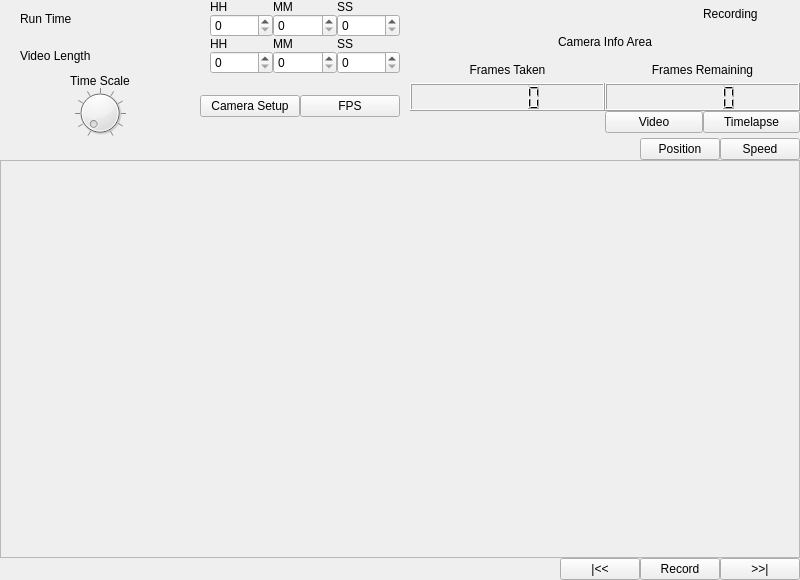
<?xml version="1.0" encoding="UTF-8"?>
<ui version="4.0">
 <class>filmWindow</class>
 <widget class="QWidget" name="filmWindow">
  <property name="geometry">
   <rect>
    <x>0</x>
    <y>0</y>
    <width>800</width>
    <height>580</height>
   </rect>
  </property>
  <property name="windowTitle">
   <string>Form</string>
  </property>
  <layout class="QGridLayout" name="gridLayout">
   <property name="margin">
    <number>0</number>
   </property>
   <property name="spacing">
    <number>0</number>
   </property>
   <item row="1" column="4" colspan="2">
    <widget class="QPushButton" name="pushButton_5">
     <property name="text">
      <string>Position</string>
     </property>
    </widget>
   </item>
   <item row="1" column="6">
    <widget class="QPushButton" name="pushButton_4">
     <property name="text">
      <string>Speed</string>
     </property>
    </widget>
   </item>
   <item row="2" column="0" colspan="7">
    <widget class="QScrollArea" name="scrollArea">
     <property name="widgetResizable">
      <bool>true</bool>
     </property>
     <property name="alignment">
      <set>Qt::AlignLeading|Qt::AlignLeft|Qt::AlignTop</set>
     </property>
     <widget class="QWidget" name="scrollAreaWidgetContents">
      <property name="geometry">
       <rect>
        <x>0</x>
        <y>0</y>
        <width>798</width>
        <height>309</height>
       </rect>
      </property>
     </widget>
    </widget>
   </item>
   <item row="3" column="3">
    <widget class="QPushButton" name="pushButton_3">
     <property name="text">
      <string>|&lt;&lt;</string>
     </property>
    </widget>
   </item>
   <item row="3" column="4">
    <widget class="QPushButton" name="pushButton">
     <property name="text">
      <string>Record</string>
     </property>
    </widget>
   </item>
   <item row="3" column="5" colspan="2">
    <widget class="QPushButton" name="pushButton_2">
     <property name="text">
      <string>&gt;&gt;|</string>
     </property>
    </widget>
   </item>
   <item row="1" column="3">
    <spacer name="horizontalSpacer">
     <property name="orientation">
      <enum>Qt::Horizontal</enum>
     </property>
     <property name="sizeType">
      <enum>QSizePolicy::Fixed</enum>
     </property>
     <property name="sizeHint" stdset="0">
      <size>
       <width>40</width>
       <height>20</height>
      </size>
     </property>
    </spacer>
   </item>
   <item row="3" column="2">
    <spacer name="horizontalSpacer_2">
     <property name="orientation">
      <enum>Qt::Horizontal</enum>
     </property>
     <property name="sizeHint" stdset="0">
      <size>
       <width>40</width>
       <height>20</height>
      </size>
     </property>
    </spacer>
   </item>
   <item row="3" column="1">
    <spacer name="horizontalSpacer_4">
     <property name="orientation">
      <enum>Qt::Horizontal</enum>
     </property>
     <property name="sizeHint" stdset="0">
      <size>
       <width>400</width>
       <height>20</height>
      </size>
     </property>
    </spacer>
   </item>
   <item row="0" column="1">
    <layout class="QVBoxLayout" name="verticalLayout">
     <item>
      <layout class="QHBoxLayout" name="horizontalLayout">
       <item>
        <spacer name="horizontalSpacer_5">
         <property name="orientation">
          <enum>Qt::Horizontal</enum>
         </property>
         <property name="sizeType">
          <enum>QSizePolicy::Maximum</enum>
         </property>
         <property name="sizeHint" stdset="0">
          <size>
           <width>20</width>
           <height>20</height>
          </size>
         </property>
        </spacer>
       </item>
       <item>
        <widget class="QLabel" name="label_2">
         <property name="text">
          <string>Run Time</string>
         </property>
        </widget>
       </item>
       <item>
        <layout class="QGridLayout" name="gridLayout_3">
         <item row="1" column="0">
          <widget class="QSpinBox" name="spinBox"/>
         </item>
         <item row="1" column="1">
          <widget class="QSpinBox" name="spinBox_2"/>
         </item>
         <item row="1" column="2">
          <widget class="QSpinBox" name="spinBox_3"/>
         </item>
         <item row="0" column="0">
          <widget class="QLabel" name="label_4">
           <property name="text">
            <string>HH</string>
           </property>
          </widget>
         </item>
         <item row="0" column="1">
          <widget class="QLabel" name="label_5">
           <property name="text">
            <string>MM</string>
           </property>
          </widget>
         </item>
         <item row="0" column="2">
          <widget class="QLabel" name="label_6">
           <property name="text">
            <string>SS</string>
           </property>
          </widget>
         </item>
        </layout>
       </item>
      </layout>
     </item>
     <item>
      <layout class="QHBoxLayout" name="horizontalLayout_2">
       <item>
        <spacer name="horizontalSpacer_3">
         <property name="orientation">
          <enum>Qt::Horizontal</enum>
         </property>
         <property name="sizeType">
          <enum>QSizePolicy::Maximum</enum>
         </property>
         <property name="sizeHint" stdset="0">
          <size>
           <width>20</width>
           <height>20</height>
          </size>
         </property>
        </spacer>
       </item>
       <item>
        <widget class="QLabel" name="label_3">
         <property name="text">
          <string>Video Length</string>
         </property>
        </widget>
       </item>
       <item>
        <layout class="QGridLayout" name="gridLayout_4">
         <item row="1" column="0">
          <widget class="QSpinBox" name="spinBox_4"/>
         </item>
         <item row="1" column="1">
          <widget class="QSpinBox" name="spinBox_5"/>
         </item>
         <item row="1" column="2">
          <widget class="QSpinBox" name="spinBox_6"/>
         </item>
         <item row="0" column="0">
          <widget class="QLabel" name="label_7">
           <property name="text">
            <string>HH</string>
           </property>
          </widget>
         </item>
         <item row="0" column="1">
          <widget class="QLabel" name="label_8">
           <property name="text">
            <string>MM</string>
           </property>
          </widget>
         </item>
         <item row="0" column="2">
          <widget class="QLabel" name="label_9">
           <property name="text">
            <string>SS</string>
           </property>
          </widget>
         </item>
        </layout>
       </item>
      </layout>
     </item>
     <item>
      <layout class="QHBoxLayout" name="horizontalLayout_3">
       <item>
        <layout class="QGridLayout" name="gridLayout_5">
         <item row="0" column="0">
          <widget class="QLabel" name="label">
           <property name="text">
            <string>Time Scale</string>
           </property>
           <property name="alignment">
            <set>Qt::AlignCenter</set>
           </property>
          </widget>
         </item>
         <item row="1" column="0">
          <widget class="QDial" name="dial">
           <property name="minimum">
            <number>1</number>
           </property>
           <property name="maximum">
            <number>100</number>
           </property>
           <property name="notchTarget">
            <double>10.000000000000000</double>
           </property>
           <property name="notchesVisible">
            <bool>true</bool>
           </property>
          </widget>
         </item>
        </layout>
       </item>
       <item>
        <layout class="QHBoxLayout" name="horizontalLayout_5">
         <item>
          <widget class="QPushButton" name="pushButton_7">
           <property name="text">
            <string>Camera Setup</string>
           </property>
          </widget>
         </item>
         <item>
          <widget class="QPushButton" name="pushButton_6">
           <property name="text">
            <string>FPS</string>
           </property>
          </widget>
         </item>
        </layout>
       </item>
      </layout>
     </item>
    </layout>
   </item>
   <item row="0" column="2" colspan="5">
    <layout class="QGridLayout" name="gridLayout_6">
     <property name="leftMargin">
      <number>10</number>
     </property>
     <property name="bottomMargin">
      <number>5</number>
     </property>
     <item row="4" column="2">
      <widget class="QPushButton" name="pushButton_8">
       <property name="text">
        <string>Video</string>
       </property>
      </widget>
     </item>
     <item row="4" column="3">
      <widget class="QPushButton" name="pushButton_9">
       <property name="text">
        <string>Timelapse</string>
       </property>
      </widget>
     </item>
     <item row="3" column="2" colspan="2">
      <widget class="QLCDNumber" name="lcdNumber"/>
     </item>
     <item row="0" column="3">
      <widget class="QLabel" name="label_10">
       <property name="text">
        <string>Recording</string>
       </property>
      </widget>
     </item>
     <item row="2" column="2" colspan="2">
      <widget class="QLabel" name="label_12">
       <property name="text">
        <string>Frames Remaining</string>
       </property>
       <property name="alignment">
        <set>Qt::AlignCenter</set>
       </property>
      </widget>
     </item>
     <item row="3" column="0" colspan="2">
      <widget class="QLCDNumber" name="lcdNumber_2"/>
     </item>
     <item row="2" column="0" colspan="2">
      <widget class="QLabel" name="label_11">
       <property name="text">
        <string>Frames Taken</string>
       </property>
       <property name="alignment">
        <set>Qt::AlignCenter</set>
       </property>
      </widget>
     </item>
     <item row="1" column="0" colspan="4">
      <widget class="QLabel" name="label_13">
       <property name="text">
        <string>Camera Info Area</string>
       </property>
       <property name="alignment">
        <set>Qt::AlignCenter</set>
       </property>
      </widget>
     </item>
    </layout>
   </item>
  </layout>
 </widget>
 <resources/>
 <connections/>
</ui>
